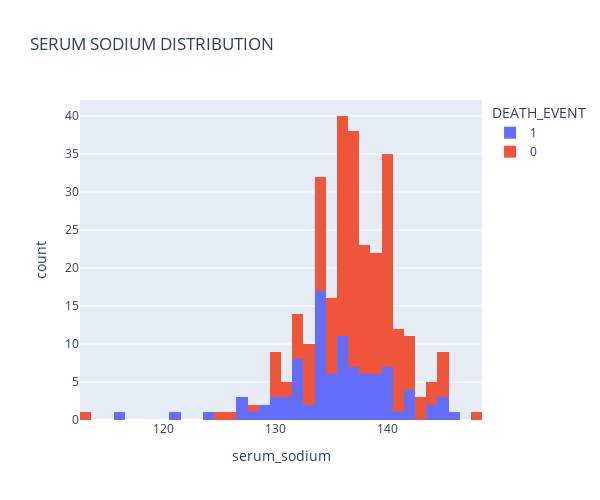

This figure's notebook cell:
### Code cell
fig=px.histogram(data,
                'serum_sodium',
                nbins=50,
                color='DEATH_EVENT',
                title='SERUM SODIUM DISTRIBUTION',
                height=500,
                width=600
                )
fig.show()

### Figure 1 — Plotly figure (JSON) as saved in the notebook; plotly's stock layout.template omitted (floating-point values rounded to 4 significant figures; data arrays with more than 128 entries replaced by an {"elided": "..."} marker saying what was removed)
{"data": [{"alignmentgroup": "True", "bingroup": "x", "hovertemplate": "DEATH_EVENT=1<br>serum_sodium=%{x}<br>count=%{y}<extra></extra>", "legendgroup": "1", "marker": {"color": "#636efa", "pattern": {"shape": ""}}, "name": "1", "nbinsx": 50, "offsetgroup": "1", "orientation": "v", "showlegend": true, "type": "histogram", "x": [130, 136, 129, 137, 116, 132, 137, 131, 138, 133, 131, 140, 137, 137, 136, 140, 127, 140, 121, 136, 140, 134, 144, 138, 136, 134, 132, 134, 132, 128, 140, 134, 134, 145, 142, 134, 136, 139, 142, 135, 130, 138, 133, 140, 138, 139, 146, 134, 132, 132, 136, 136, 139, 131, 145, 127, 136, 140, 142, 135, 132, 134, 139, 132, 141, 135, 138, 132, 137, 134, 134, 124, 134, 139, 134, 135, 142, 139, 135, 134, 136, 136, 134, 137, 136, 134, 144, 135, 145, 130, 137, 134, 127, 138, 129, 134], "xaxis": "x", "yaxis": "y"}, {"alignmentgroup": "True", "bingroup": "x", "hovertemplate": "DEATH_EVENT=0<br>serum_sodium=%{x}<br>count=%{y}<extra></extra>", "legendgroup": "0", "marker": {"color": "#EF553B", "pattern": {"shape": ""}}, "name": "0", "nbinsx": 50, "offsetgroup": "0", "orientation": "v", "showlegend": true, "type": "histogram", "x": {"elided": "203 int values"}, "xaxis": "x", "yaxis": "y"}], "layout": {"barmode": "relative", "height": 500, "legend": {"title": {"text": "DEATH_EVENT"}, "tracegroupgap": 0}, "title": {"text": "SERUM SODIUM DISTRIBUTION"}, "width": 600, "xaxis": {"anchor": "y", "domain": [0, 1], "title": {"text": "serum_sodium"}}, "yaxis": {"anchor": "x", "domain": [0, 1], "title": {"text": "count"}}}}
